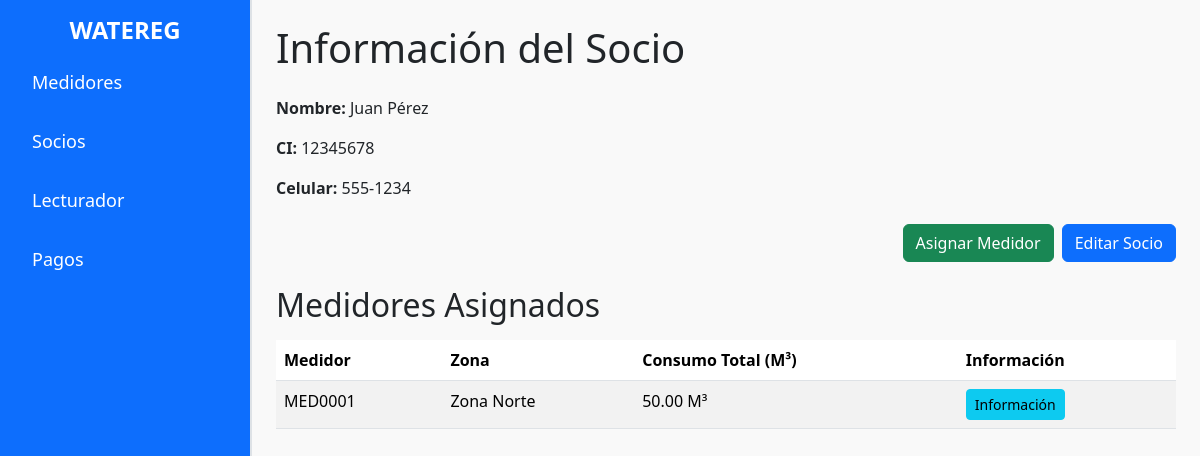
The page /informacion_socio.php?id=1 on the database as committed earlier.
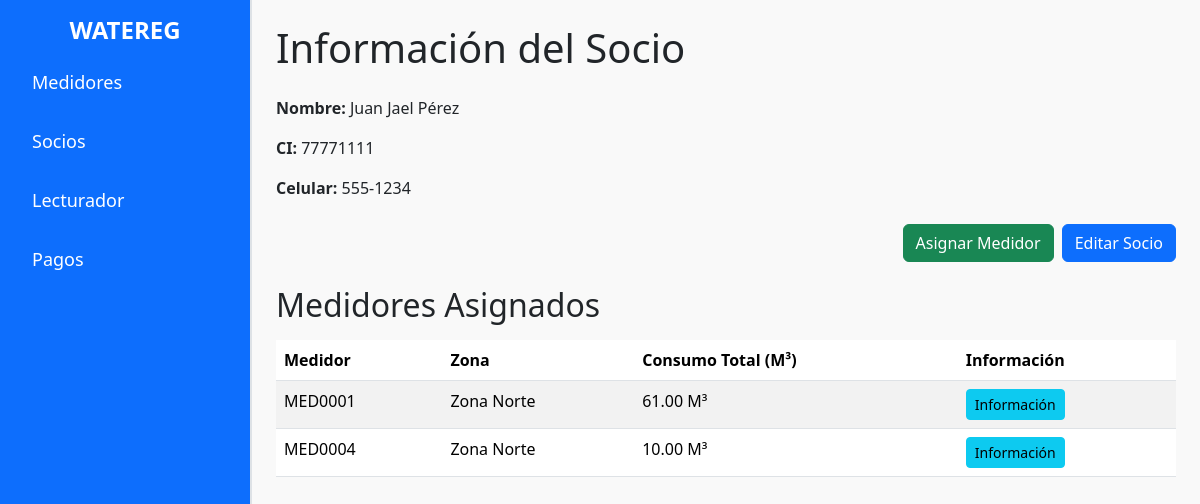
The same page on the database as committed later.
### tables this page shows
CREATE TABLE `socio` (
  `id_socio` bigint(20) NOT NULL,
  `ci` varchar(255) DEFAULT NULL,
  `nombre` varchar(255) DEFAULT NULL,
  `apellido` varchar(255) DEFAULT NULL,
  `telefono` varchar(255) DEFAULT NULL,
  `fecha_registro` date DEFAULT NULL
);

CREATE TABLE `asignacion_medidor` (
  `id_asignacion` bigint(20) NOT NULL,
  `id_medidor` bigint(20) DEFAULT NULL,
  `id_socio` bigint(20) DEFAULT NULL,
  `id_zona` bigint(20) DEFAULT NULL,
  `fecha` date DEFAULT NULL,
  `precio_accion` decimal(10,2) DEFAULT NULL
);

CREATE TABLE `zona` (
  `id_zona` bigint(20) NOT NULL,
  `nombre` varchar(255) DEFAULT NULL
);

### informacion_socio.php (the view, shortened to what this page needs)
<?php
include 'conexion.php';
$id_socio = isset($_GET['id']) ? (int)$_GET['id'] : 0;
$sql_socio = "SELECT * FROM socio WHERE id_socio = ?";
$stmt_socio = $conexion->prepare($sql_socio);
$stmt_socio->bind_param('i', $id_socio);
$stmt_socio->execute();
$resultado_socio = $stmt_socio->get_result();
$socio = $resultado_socio->fetch_assoc();
$sql_medidores = "
    SELECT
        asignacion_medidor.id_asignacion,
        CONCAT('MED', LPAD(medidor.id_medidor, 4, '0')) AS medidor,
        zona.nombre AS zona,
        IFNULL(SUM(consumo.consumo), 0) AS consumo_total
    FROM asignacion_medidor
    LEFT JOIN medidor ON asignacion_medidor.id_medidor = medidor.id_medidor
    LEFT JOIN zona ON asignacion_medidor.id_zona = zona.id_zona
    LEFT JOIN consumo ON asignacion_medidor.id_asignacion = consumo.id_asignacion
    WHERE asignacion_medidor.id_socio = ?
    GROUP BY asignacion_medidor.id_asignacion, medidor.id_medidor, zona.nombre
";
$stmt_medidores = $conexion->prepare($sql_medidores);
$stmt_medidores->bind_param('i', $id_socio);
$stmt_medidores->execute();
$resultado_medidores = $stmt_medidores->get_result();
?>
<!DOCTYPE html>
<html lang="es">
<head>
    <link rel="stylesheet" href="css/bootstrap.min.css">
    <link rel="stylesheet" href="css/styles.css">
</head>
<body>
    <div class="d-flex">
        <div class="sidebar bg-primary text-white p-3">
            <h2 class="sidebar-title">WATEREG</h2>
            <ul class="nav flex-column">
                <li class="nav-item">
                    <a class="nav-link text-white" href="index.php">Medidores</a>
                </li>
                <li class="nav-item">
                    <a class="nav-link text-white" href="socios.php">Socios</a>
                </li>
                <li class="nav-item">
                    <a class="nav-link text-white" href="lecturador.php">Lecturador</a>
                </li>
                <li class="nav-item">
                    <a class="nav-link text-white" href="pagos.php">Pagos</a>
                </li>
            </ul>
        </div>
        <div class="content flex-grow-1 p-4">
            <?php if ($socio): ?>
                <h1 class="mb-4">Información del Socio</h1>
                <div class="mb-4">
                    <p><strong>Nombre:</strong> <?= htmlspecialchars($socio['nombre'] . ' ' . $socio['apellido']) ?></p>
                    <p><strong>CI:</strong> <?= htmlspecialchars($socio['ci']) ?></p>
                    <p><strong>Celular:</strong> <?= htmlspecialchars($socio['telefono']) ?></p>
                </div>
                <div class="mb-4 d-flex justify-content-end">
                    <a href="asignar_medidor.php?id=<?= $socio['id_socio'] ?>" class="btn btn-success me-2">Asignar Medidor</a>
                    <a href="editar_socio.php?id=<?= $socio['id_socio'] ?>" class="btn btn-primary">Editar Socio</a>
                </div>
                <h2 class="mb-3">Medidores Asignados</h2>
                <table class="table table-striped">
                    <thead>
                        <tr>
                            <th scope="col">Medidor</th>
                            <th scope="col">Zona</th>
                            <th scope="col">Consumo Total (M³)</th>
                            <th scope="col">Información</th>
                        </tr>
                    </thead>
                    <tbody>
                        <?php if ($resultado_medidores->num_rows > 0): ?>
                            <?php while ($fila = $resultado_medidores->fetch_assoc()): ?>
                                <tr>
                                    <td><?= htmlspecialchars($fila['medidor']) ?></td>
                                    <td><?= htmlspecialchars($fila['zona']) ?></td>
                                    <td><?= htmlspecialchars($fila['consumo_total']) ?> M³</td>
                                    <td>
                                        <a href="informacion_medidor.php?id=<?= $fila['id_asignacion'] ?>" class="btn btn-info btn-sm">Información</a>
                                    </td>
                                </tr>
                            <?php endwhile; ?>
                        <?php else: ?>
                            <tr>
                                <td colspan="4" class="text-center">No hay medidores asignados</td>
                            </tr>
                        <?php endif; ?>
                    </tbody>
                </table>
            <?php else: ?>
                <p class="text-danger">Socio no encontrado.</p>
                <a href="socios.php" class="btn btn-primary">Volver</a>
            <?php endif; ?>
        </div>
    </div>
</body>
</html>

Rows that differ between the two databases and show on the page:
changed socio: nombre+apellido "Juan Pérez" → "Juan Jael Pérez"; ci "12345678" → "77771111"
computed for asignacion_medidor (number 1 of 2 on the later page): consumo_total "50.00" → "61.00"
added asignacion_medidor: medidor "MED0004", id_zona.nombre "Zona Norte", consumo_total "10.00"
